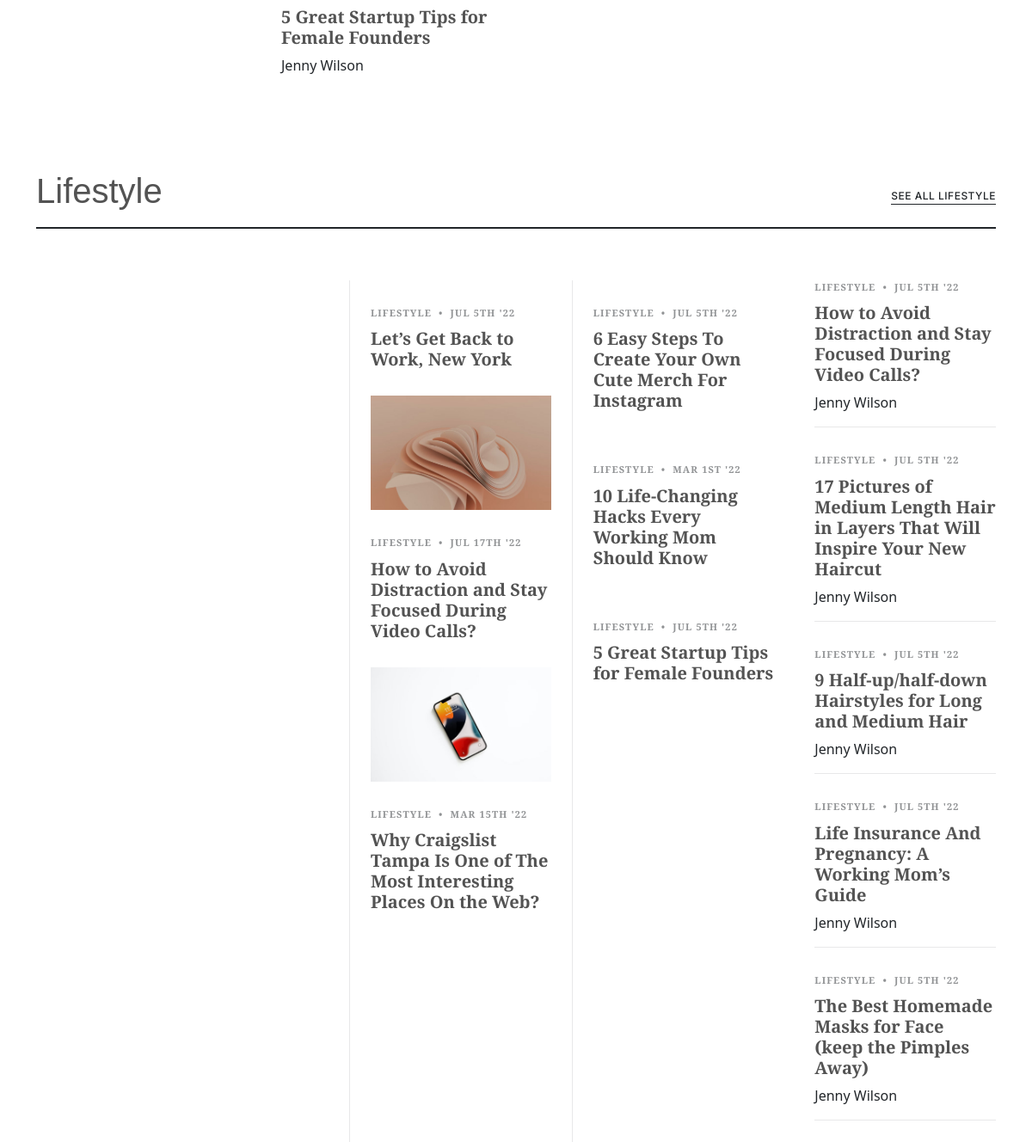
Before: / (middle part) with the older database file.
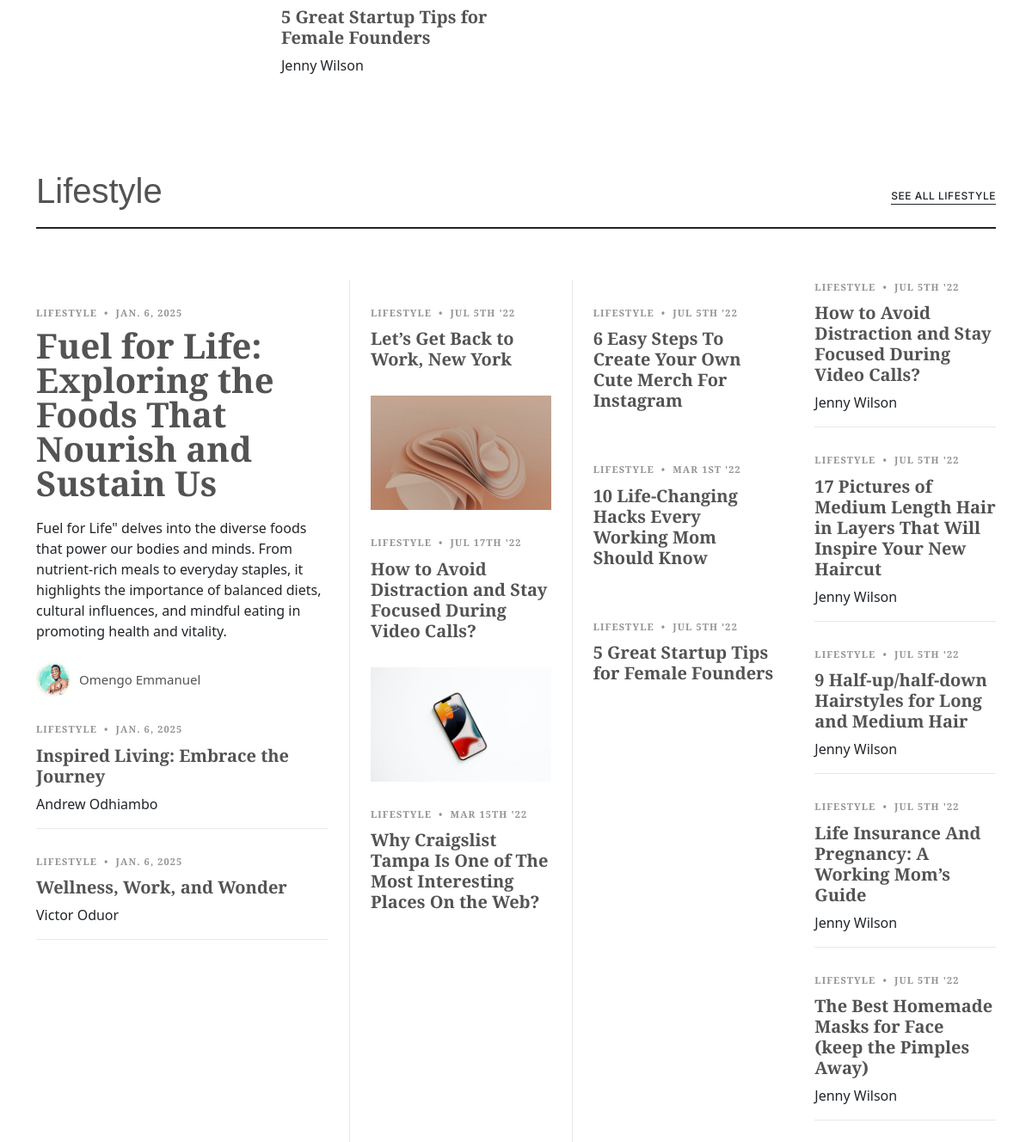
After: the same page with the newer database file.
### daily_report/models.py (models this page shows, shortened)
class lifestyle_main(models.Model):
    photo = models.ImageField(upload_to='uploads/lifestyle', default='uploads/lifestyle/lifestyle.jpg')
    type = models.CharField(max_length=30, null=False, blank=False, default='lifestyle')
    date = models.DateField(default=now, null=False, blank=False)
    title = models.CharField(max_length=300, null=False, blank=False)
    brief_description = models.TextField(default="")
    description = models.TextField(default="")
    writer_name = models.CharField(max_length=30, null=False, blank=False)
    writter_photo = models.ImageField(upload_to='uploads/writters', default='uploads/writters/writter.jpg', blank=False,
                                      null=False)

class lifestyle_col1(models.Model):
    type = models.CharField(max_length=30, null=False, blank=False, default='Lifestyle')
    date = models.DateField(default=now, null=False, blank=False)
    title = models.CharField(max_length=300, null=False, blank=False)
    writer_name = models.CharField(max_length=30, null=False, blank=False)
    photo = models.ImageField(upload_to='uploads/lifestyle', default='uploads/lifestyle/lifestyle.jpg')
    description = models.TextField(default="")

### daily_report/views.py (the view)
# urls.py: path('', views.index, name='index'),
def index(request):
    slide = sliders.objects.all()
    trend = main_trending_headline.objects.all()
    sub_trend_1 = sub_trending_col_1.objects.all()
    sub_trend_2 = sub_trending_col_2.objects.all()
    sub_trend_3 = sub_trending_col_3.objects.all()
    Culture_main = culture_main.objects.all()
    culture_col1 = culture_col11.objects.all()
    culturecol2 = culture_col12.objects.all()
    cul_col_2 = culture_col2.objects.all()
    cul_col_3 = culture_col3.objects.all()
    busi_col1 = business_col1.objects.all()
    Business_main = business_main.objects.all()
    bus_sub_trending = business_sub_trending.objects.all()
    bus_post_1 = business_post_1.objects.all()
    lifestyle_mainn = lifestyle_main.objects.all()
    life_col1 = lifestyle_col1.objects.all()
    return render(request, 'index.html',
                  {'slide': slide, 'trend': trend, 'sub_trend_1': sub_trend_1, 'sub_trend_2': sub_trend_2,
                   'sub_trend_3': sub_trend_3, 'Culture_main': Culture_main, 'culture_col1': culture_col1,
                   'culturecol2': culturecol2, 'cul_col_2': cul_col_2, 'cul_col_3': cul_col_3,
                   'busi_col1': busi_col1, 'Business_main': Business_main, 'bus_sub_trending': bus_sub_trending,
                   'bus_post_1': bus_post_1, 'lifestyle_mainn': lifestyle_mainn, 'life_col1': life_col1, })

### daily_report/templates/index.html (shortened to what this page needs)
{% load static %}
<!DOCTYPE html>
<html lang="en">
<head>
    <link href="{% static 'assets/vendor/bootstrap/css/bootstrap.min.css' %}" rel="stylesheet">
    <link href="{% static 'assets/vendor/bootstrap-icons/bootstrap-icons.css' %}" rel="stylesheet">
    <link href="{% static 'assets/vendor/aos/aos.css' %}" rel="stylesheet">
    <link href="{% static 'assets/vendor/swiper/swiper-bundle.min.css' %}" rel="stylesheet">
    <link href="{% static 'assets/css/main.css' %}" rel="stylesheet">
</head>
<body class="index-page">
<main class="main">
    <section id="business-category" class="business-category section">
        <div class="container" data-aos="fade-up" data-aos-delay="100">
            <div class="row">
                <div class="col-md-9 order-md-2">
                    <div class="row">
                        <div class="col-lg-4">
                            <div class="post-list">
                                <h2 class="mb-2"><a href="blog-details.html">5 Great Startup Tips for Female
                                    Founders</a></h2>
                                <span class="author mb-3 d-block">Jenny Wilson</span>
                            </div>
                        </div>
                        {% for subb in bus_sub_trending %}
                        <div class="col-lg-8">
                        </div>
                        {% endfor %}
                    </div>
                </div>
                <div class="col-md-3">
                </div>
            </div>
        </div>
    </section>
    <section id="lifestyle-category" class="lifestyle-category section">
        <div class="container section-title" data-aos="fade-up">
            <div class="section-title-container d-flex align-items-center justify-content-between">
                <h2>Lifestyle</h2>
                <p><a href="categories.html">See All Lifestyle</a></p>
            </div>
        </div>
        <div class="container" data-aos="fade-up" data-aos-delay="100">
            <div class="row g-5">
                <div class="col-lg-4">
                    {% for life in lifestyle_mainn %}
                    <div class="post-list lg">
                        <div class="post-meta"><span class="date">{{ life.type }}</span> <span class="mx-1">•</span> <span>{{ life.date }}</span>
                        </div>
                        <h2><a href="/main_lifestyle/{{ life.id }}">{{ life.title }}</a></h2>
                        <p class="mb-4 d-block">{{ life.brief_description }}</p>
                        <div class="d-flex align-items-center author">
                            <div class="photo"><img src="/media/{{ life.writter_photo }}" alt=""
                                                    class="img-fluid"></div>
                            <div class="name">
                                <h3 class="m-0 p-0">{{ life.writer_name }}</h3>
                            </div>
                        </div>
                    </div>
                    {% endfor %}
                    {% for col in life_col1 %}
                    <div class="post-list border-bottom">
                        <div class="post-meta"><span class="date">{{ col.type }}</span> <span class="mx-1">•</span> <span>{{ col.date }}</span>
                        </div>
                        <h2 class="mb-2"><a href="/life_col1/{{ col.id }}">{{ col.title }}</a></h2>
                        <span class="author mb-3 d-block">{{ col.writer_name }}</span>
                    </div>
                {% endfor %}
                </div>
                <div class="col-lg-8">
                    <div class="row g-5">
                        <div class="col-lg-4 border-start custom-border">
                            <div class="post-list">
                                <div class="post-meta"><span class="date">Lifestyle</span> <span class="mx-1">•</span>
                                    <span>Jul 5th '22</span></div>
                                <h2><a href="blog-details.html">Let’s Get Back to Work, New York</a></h2>
                            </div>
                            <div class="post-list">
                                <a href="blog-details.html"><img src="{% static 'assets/img/post-landscape-5.jpg' %}"
                                                                 alt="" class="img-fluid"></a>
                                <div class="post-meta"><span class="date">Lifestyle</span> <span class="mx-1">•</span>
                                    <span>Jul 17th '22</span></div>
                                <h2><a href="blog-details.html">How to Avoid Distraction and Stay Focused During Video
                                    Calls?</a></h2>
                            </div>
                            <div class="post-list">
                                <a href="blog-details.html"><img src="{% static 'assets/img/post-landscape-4.jpg' %}"
                                                                 alt="" class="img-fluid"></a>
                                <div class="post-meta"><span class="date">Lifestyle</span> <span class="mx-1">•</span>
                                    <span>Mar 15th '22</span></div>
                                <h2><a href="blog-details.html">Why Craigslist Tampa Is One of The Most Interesting
                                    Places On the Web?</a></h2>
                            </div>
                        </div>
                        <div class="col-lg-4 border-start custom-border">
                            <div class="post-list">
                                <div class="post-meta"><span class="date">Lifestyle</span> <span class="mx-1">•</span>
                                    <span>Jul 5th '22</span></div>
                                <h2><a href="blog-details.html">6 Easy Steps To Create Your Own Cute Merch For
                                    Instagram</a></h2>
                            </div>
                            <div class="post-list">
                                <div class="post-meta"><span class="date">Lifestyle</span> <span class="mx-1">•</span>
                                    <span>Mar 1st '22</span></div>
                                <h2><a href="blog-details.html">10 Life-Changing Hacks Every Working Mom Should Know</a>
                                </h2>
                            </div>
                            <div class="post-list">
                                <div class="post-meta"><span class="date">Lifestyle</span> <span class="mx-1">•</span>
                                    <span>Jul 5th '22</span></div>
                                <h2><a href="blog-details.html">5 Great Startup Tips for Female Founders</a></h2>
                            </div>
                        </div>
                        <div class="col-lg-4">
                            <div class="post-list border-bottom">
                                <div class="post-meta"><span class="date">Lifestyle</span> <span class="mx-1">•</span>
                                    <span>Jul 5th '22</span></div>
                                <h2 class="mb-2"><a href="blog-details.html">How to Avoid Distraction and Stay Focused
                                    During Video Calls?</a></h2>
                                <span class="author mb-3 d-block">Jenny Wilson</span>
                            </div>
                            <div class="post-list border-bottom">
                                <div class="post-meta"><span class="date">Lifestyle</span> <span class="mx-1">•</span>
                                    <span>Jul 5th '22</span></div>
                                <h2 class="mb-2"><a href="blog-details.html">17 Pictures of Medium Length Hair in Layers
                                    That Will Inspire Your New Haircut</a></h2>
                                <span class="author mb-3 d-block">Jenny Wilson</span>
                            </div>
                            <div class="post-list border-bottom">
                                <div class="post-meta"><span class="date">Lifestyle</span> <span class="mx-1">•</span>
                                    <span>Jul 5th '22</span></div>
                                <h2 class="mb-2"><a href="blog-details.html">9 Half-up/half-down Hairstyles for Long and
                                    Medium Hair</a></h2>
                                <span class="author mb-3 d-block">Jenny Wilson</span>
                            </div>
                            <div class="post-list border-bottom">
                                <div class="post-meta"><span class="date">Lifestyle</span> <span class="mx-1">•</span>
                                    <span>Jul 5th '22</span></div>
                                <h2 class="mb-2"><a href="blog-details.html">Life Insurance And Pregnancy: A Working
                                    Mom’s Guide</a></h2>
                                <span class="author mb-3 d-block">Jenny Wilson</span>
                            </div>
                            <div class="post-list border-bottom">
                                <div class="post-meta"><span class="date">Lifestyle</span> <span class="mx-1">•</span>
                                    <span>Jul 5th '22</span></div>
                                <h2 class="mb-2"><a href="blog-details.html">The Best Homemade Masks for Face (keep the
                                    Pimples Away)</a></h2>
                                <span class="author mb-3 d-block">Jenny Wilson</span>
                            </div>
                        </div>
                    </div>
                </div>
            </div>
        </div>
    </section>
</main>
</body>
</html>

### daily_report/static/assets/css/main.css (style rules this page uses)
:root { --default-font: "EB Garamond", system-ui, -apple-system, "Segoe UI", Roboto, "Helvetica Neue", Arial, "Noto Sans", "Liberation Sans", sans-serif, "Apple Color Emoji", "Segoe UI Emoji", "Segoe UI Symbol", "Noto Color Emoji"; --heading-font: "EB Garamond", sans-serif; --nav-font: "Inter", sans-serif; }
:root { --background-color: #ffffff; --default-color: #212529; --heading-color: #535353; --accent-color: #465367; --surface-color: #ffffff; --contrast-color: #ffffff; }
:root { --nav-color: #6a6a6a; --nav-hover-color: #465367; --nav-mobile-background-color: #ffffff; --nav-dropdown-background-color: #ffffff; --nav-dropdown-color: #6a6a6a; --nav-dropdown-hover-color: #465367; }
:root { scroll-behavior: smooth; }
body { color: var(--default-color); background-color: var(--background-color); font-family: var(--default-font); }
a { color: var(--accent-color); text-decoration: none; transition: 0.3s; }
h1, h2, h3, h4, h5, h6 { color: var(--heading-color); font-family: var(--heading-font); }
section, .section { color: var(--default-color); background-color: var(--background-color); padding: 40px 0; scroll-margin-top: 90px; overflow: clip; }
.section-title { margin-bottom: 60px; position: relative; }
.section-title .section-title-container { padding-bottom: 10px; border-bottom: 2px solid var(--default-color); }
.section-title h2 { font-size: 40px; font-weight: 0; }
.section-title p { margin-bottom: 0; }
.section-title p a { color: var(--default-color); text-transform: uppercase; font-size: 12px; letter-spacing: 0.5px; border-bottom: 1.5px solid var(--default-color); font-family: var(--nav-font); font-weight: 500; padding-bottom: 2px; }
.business-category .post-list { margin-bottom: 30px; }
.business-category .post-list h2 { margin-bottom: 20px; font-size: 20px; font-weight: 600; line-height: 1.2; }
.business-category .post-list h2 a { color: var(--heading-color); }
.lifestyle-category .post-meta { font-size: 11px; letter-spacing: 0.07rem; text-transform: uppercase; font-weight: 600; color: color-mix(in srgb, var(--default-color), transparent 50%); margin-bottom: 10px; }
.lifestyle-category .author .photo { margin-right: 10px; }
.lifestyle-category .author .photo img { width: 40px; border-radius: 50%; margin-bottom: 0; }
.lifestyle-category .author .name h3 { margin: 0; padding: 0; font-size: 15px; font-family: var(--default-font); }
.lifestyle-category .custom-border, .lifestyle-category .border-bottom { border-color: color-mix(in srgb, var(--default-color), transparent 90%) !important; }
.lifestyle-category .post-list { margin-bottom: 30px; }
.lifestyle-category .post-list img { margin-bottom: 30px; }
.lifestyle-category .post-list h2 { margin-bottom: 20px; font-size: 20px; font-weight: 600; line-height: 1.2; }
.lifestyle-category .post-list h2 a { color: var(--heading-color); }
.lifestyle-category .post-list.lg h2 { font-size: 40px; line-height: 1; }

Changed rows visible on the page:
added lifestyle_main: type "LIFESTYLE", date "JAN. 6, 2025", title "Fuel for Life: Exploring the Foods That Nourish and Sustain Us", brief_description "Fuel for Life\" delves into the diverse foods that power our bodies and minds. From nutrient-rich meals to everyday staples, it highlights the importance of balanced diets, cultural influences, and mindful eating in promoting health and vitality.", writter_photo (picture), writer_name "Omengo Emmanuel"
added lifestyle_col1: type "LIFESTYLE", date "JAN. 6, 2025", title "Inspired Living: Embrace the Journey", writer_name "Andrew Odhiambo"
added lifestyle_col1: type "LIFESTYLE", date "JAN. 6, 2025", title "Wellness, Work, and Wonder", writer_name "Victor Oduor"
